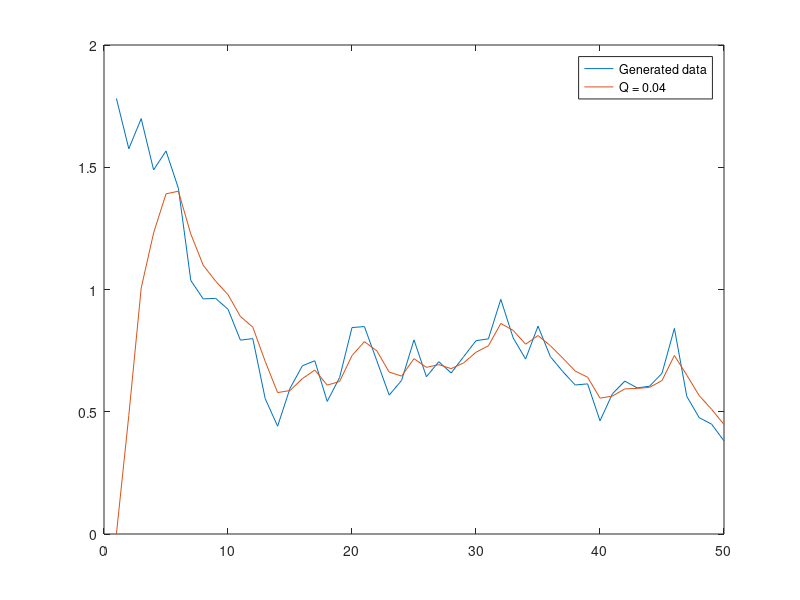
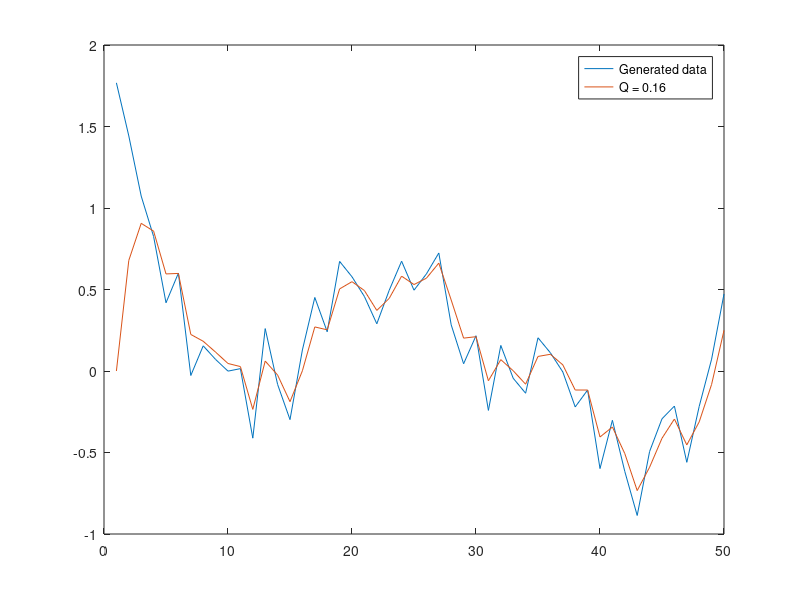
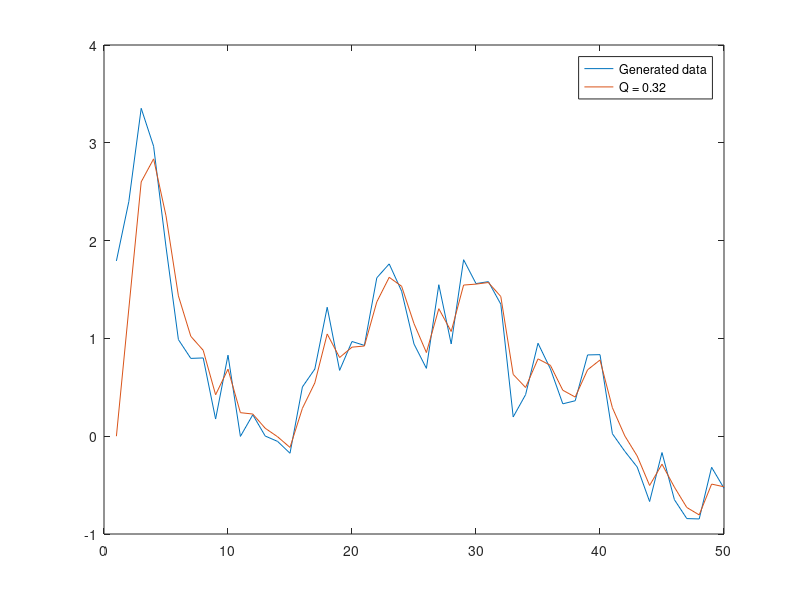

Reproduce these figures in MATLAB, in order.
%-- .- -.. . / -... -.-- / -.-- --- --. . ... ....
%Date:19_11_2023
clc;clear all;close all;
N=50;    %number of time steps;
Q_vec={[0.04 0; 0 0.04],[0.16 0; 0 0.16],[0.32 0; 0 0.32]};
R_vec={0.09, 0.18, 0.27};
for f=1:length(Q_vec)
    C=[0 1];
    Q=Q_vec{f};
    R=R_vec{f};
    xt=[0,0]';
    P0=1.5;
    V0=0;
    %initialise covariance matrix
    p=[0 0;
        0 0];
    y=[];
    x=[V0,P0]';
    w1=Q(1,1)*randn(N,1);
    w2=Q(2,2)*randn(N,1);
    v=R*randn(N, 1);
    %input generation
    x1=x(1);
    x2=x(2);
    %x1_vec=[x1];
    %x2_vec=[x2];
    for i=1:N
        x1new=(x1*x2)/(1+x1*x1)+w1(i);
        x2new=x2/(1+x1*x1)+w2(i);
        x1=x1new;
        x2=x2new;
    %    x1_vec=[x1_vec;x1];
    %    x2_vec=[x2_vec;x2];
        y=[y, x2+v(i)];
    end
    %y(k) to be arranged for each step
    t=1:N;
    figure;
    plot(t, y, 'DisplayName',"Generated data");
    hold on
    clear x1 x2 x1new x2new w1 w2 v;
    xt_initial={[0,0]', [20,-20]', [-5,-5]'};
        %Estimation_begin
        for k=2:N
            xt_ap=[(xt(1,k-1)*xt(2,k-1))/(1+xt(1,k-1)*xt(1,k-1)) xt(2,k-1)/(1+xt(1,k-1)*xt(1,k-1))]'; %state estimate propagation
            A=[((1+3*xt_ap(1)*xt_ap(1))*xt_ap(2))/((1+xt_ap(1)*xt_ap(1))^2) xt_ap(1)/(1+xt_ap(1)*xt_ap(1));
                -2*xt_ap(1)*xt_ap(2)/((1+xt_ap(1)*xt_ap(1))^2)           1/(1+xt_ap(1)*xt_ap(1))];
            %error c0variance propagation
            p_bar=A*p*A'+Q;
        
            %find kalman gain
            K=p_bar*C'*inv(C*p_bar*C'+R);
        
            %update state estimate
            xt(:,k)=xt_ap+K*[y(k)-C*xt_ap];
        
            %update covariance matrix
            p=(eye(2,2)-K*C)*p_bar; 
            p_chol=chol(p);
            p=p_chol*p_chol';
        end
        t=1:N;
        %print_xt=num2str(xt_initial{f})
        plot(t,xt(2,:), 'DisplayName', ['Q = ', num2str(Q(1, 1))])
        legend; %("Generated data","Predicted data")
        % Clearing all variables except f and xt_initial at the end
        vars = who;
        clearvars('-except', 'f', 'xt_initial', vars{:});
    end